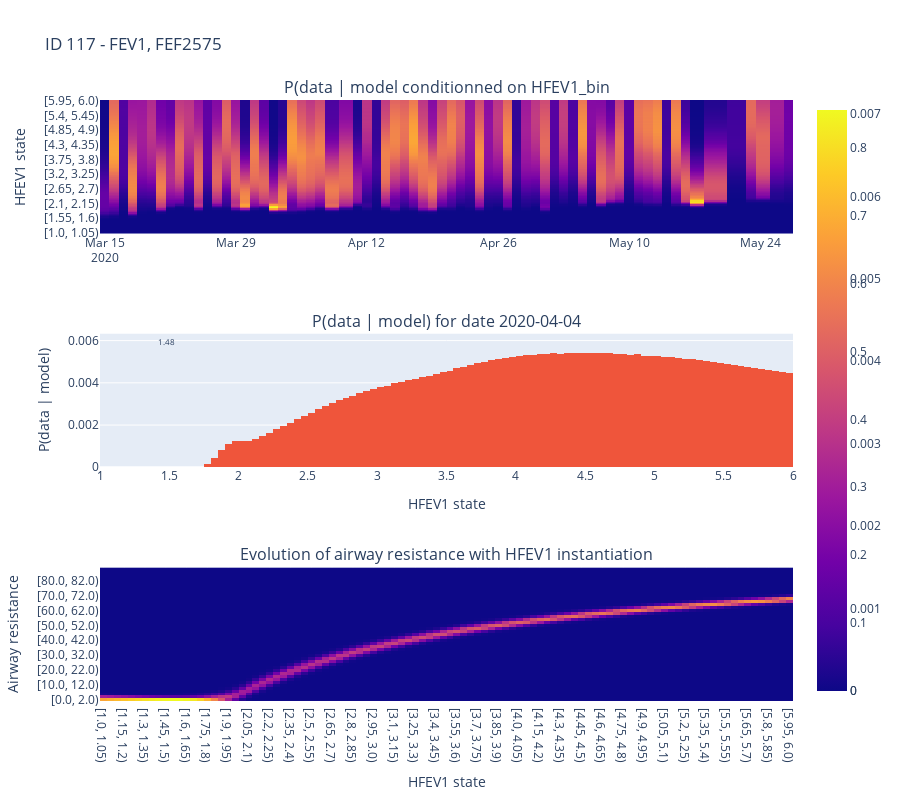

Notebook code for this chart:
### Code cell
# plot a heatmap of log_p_D_given_M, using the same colour scale as above
df1 = pd.DataFrame(
    data=np.exp(log_p_D_given_M),
    columns=HFEV1.get_bins_str(),
    index=dftmp["Date Recorded"].apply(lambda date: date.strftime("%Y-%m-%d")),
)
idx = 20
fig = make_subplots(rows=3,
                    subplot_titles=['P(data | model conditionned on HFEV1_bin',
                                f'P(data | model) for date {df1.index[idx]}',
                                'Evolution of airway resistance with HFEV1 instantiation'])
colorscale = [
    [0, "white"],
    [0.01, "red"],
    [0.05, "yellow"],
    [0.1, "cyan"],
    [0.6, "blue"],
    [1, "black"],
]

fig.add_trace(
    go.Heatmap(z=df1.T, x=df1.index, y=df1.columns, coloraxis="coloraxis1"),
    row=1,
    col=1,
)
fig.update_yaxes(title=f"HFEV1 state", row=1, col=1)

ih.plot_histogram(fig, HFEV1, np.exp(log_p_D_given_M[idx, :]), 1, 6, 2, 1, annot=True)
# x axis for row 2: HFEV1 posterior when HFEV1 instanciated to 10
fig.update_xaxes(title=f"HFEV1 state", row=2, col=1)
fig.update_yaxes(title=f"P(data | model)", row=2, col=1)

df2 = pd.DataFrame(
    data=AR_given_M_and_all_D[idx, :, :].T,
    columns=AR.get_bins_str(),
    index=HFEV1.get_bins_str(),
)
fig.add_trace(
    go.Heatmap(z=df2.T, x=df2.index, y=df2.columns, coloraxis="coloraxis2"),
    row=3,
    col=1,
)
fig.update_xaxes(title=f"HFEV1 state", row=3, col=1)
fig.update_yaxes(title=f"Airway resistance", row=3, col=1)

title = f"ID {dftmp.ID.iloc[0]} - FEV1, FEF2575"
fig.update_layout(height=800, title=title)

fig.show()

### Figure 1 — Plotly figure (JSON) as saved in the notebook; plotly's stock layout.template omitted (floating-point values rounded to 4 significant figures; data arrays with more than 128 entries replaced by an {"elided": "..."} marker saying what was removed)
{"data": [{"coloraxis": "coloraxis", "type": "heatmap", "x": ["2020-03-15", "2020-03-16", "2020-03-17", "2020-03-18", "2020-03-19", "2020-03-20", "2020-03-21", "2020-03-22", "2020-03-23", "2020-03-24", "2020-03-25", "2020-03-26", "2020-03-27", "2020-03-28", "2020-03-29", "2020-03-30", "2020-03-31", "2020-04-01", "2020-04-02", "2020-04-03", "2020-04-04", "2020-04-05", "2020-04-06", "2020-04-07", "2020-04-08", "2020-04-10", "2020-04-11", "2020-04-12", "2020-04-13", "2020-04-14", "2020-04-15", "2020-04-16", "2020-04-17", "2020-04-18", "2020-04-19", "2020-04-20", "2020-04-21", "2020-04-22", "2020-04-23", "2020-04-24", "2020-04-25", "2020-04-26", "2020-04-27", "2020-04-28", "2020-04-29", "2020-04-30", "2020-05-01", "2020-05-02", "2020-05-03", "2020-05-04", "2020-05-05", "2020-05-06", "2020-05-07", "2020-05-08", "2020-05-09", "2020-05-10", "2020-05-11", "2020-05-12", "2020-05-13", "2020-05-14", "2020-05-15", "2020-05-16", "2020-05-17", "2020-05-19", "2020-05-22", "2020-05-23", "2020-05-24", "2020-05-26", "2020-05-27"], "xaxis": "x", "y": ["[1.0, 1.05)", "[1.05, 1.1)", "[1.1, 1.15)", "[1.15, 1.2)", "[1.2, 1.25)", "[1.25, 1.3)", "[1.3, 1.35)", "[1.35, 1.4)", "[1.4, 1.45)", "[1.45, 1.5)", "[1.5, 1.55)", "[1.55, 1.6)", "[1.6, 1.65)", "[1.65, 1.7)", "[1.7, 1.75)", "[1.75, 1.8)", "[1.8, 1.85)", "[1.85, 1.9)", "[1.9, 1.95)", "[1.95, 2.0)", "[2.0, 2.05)", "[2.05, 2.1)", "[2.1, 2.15)", "[2.15, 2.2)", "[2.2, 2.25)", "[2.25, 2.3)", "[2.3, 2.35)", "[2.35, 2.4)", "[2.4, 2.45)", "[2.45, 2.5)", "[2.5, 2.55)", "[2.55, 2.6)", "[2.6, 2.65)", "[2.65, 2.7)", "[2.7, 2.75)", "[2.75, 2.8)", "[2.8, 2.85)", "[2.85, 2.9)", "[2.9, 2.95)", "[2.95, 3.0)", "[3.0, 3.05)", "[3.05, 3.1)", "[3.1, 3.15)", "[3.15, 3.2)", "[3.2, 3.25)", "[3.25, 3.3)", "[3.3, 3.35)", "[3.35, 3.4)", "[3.4, 3.45)", "[3.45, 3.5)", "[3.5, 3.55)", "[3.55, 3.6)", "[3.6, 3.65)", "[3.65, 3.7)", "[3.7, 3.75)", "[3.75, 3.8)", "[3.8, 3.85)", "[3.85, 3.9)", "[3.9, 3.95)", "[3.95, 4.0)", "[4.0, 4.05)", "[4.05, 4.1)", "[4.1, 4.15)", "[4.15, 4.2)", "[4.2, 4.25)", "[4.25, 4.3)", "[4.3, 4.35)", "[4.35, 4.4)", "[4.4, 4.45)", "[4.45, 4.5)", "[4.5, 4.55)", "[4.55, 4.6)", "[4.6, 4.65)", "[4.65, 4.7)", "[4.7, 4.75)", "[4.75, 4.8)", "[4.8, 4.85)", "[4.85, 4.9)", "[4.9, 4.95)", "[4.95, 5.0)", "[5.0, 5.05)", "[5.05, 5.1)", "[5.1, 5.15)", "[5.15, 5.2)", "[5.2, 5.25)", "[5.25, 5.3)", "[5.3, 5.35)", "[5.35, 5.4)", "[5.4, 5.45)", "[5.45, 5.5)", "[5.5, 5.55)", "[5.55, 5.6)", "[5.6, 5.65)", "[5.65, 5.7)", "[5.7, 5.75)", "[5.75, 5.8)", "[5.8, 5.85)", "[5.85, 5.9)", "[5.9, 5.95)", "[5.95, 6.0)"], "yaxis": "y", "z": {"elided": "100x69 float values"}}, {"histfunc": "sum", "type": "histogram", "x": [1, 1.05, 1.1, 1.15, 1.2, 1.25, 1.3, 1.35, 1.4, 1.45, 1.5, 1.55, 1.6, 1.65, 1.7, 1.75, 1.8, 1.85, 1.9, 1.95, 2.0, 2.05, 2.1, 2.15, 2.2, 2.25, 2.3, 2.35, 2.4, 2.45, 2.5, 2.55, 2.6, 2.65, 2.7, 2.75, 2.8, 2.85, 2.9, 2.95, 3.0, 3.05, 3.1, 3.15, 3.2, 3.25, 3.3, 3.35, 3.4, 3.45, 3.5, 3.55, 3.6, 3.65, 3.7, 3.75, 3.8, 3.85, 3.9, 3.95, 4.0, 4.05, 4.1, 4.15, 4.2, 4.25, 4.3, 4.35, 4.4, 4.45, 4.5, 4.55, 4.6, 4.65, 4.7, 4.75, 4.8, 4.85, 4.9, 4.95, 5.0, 5.05, 5.1, 5.15, 5.2, 5.25, 5.3, 5.35, 5.4, 5.45, 5.5, 5.55, 5.6, 5.65, 5.7, 5.75, 5.8, 5.85, 5.9, 5.95], "xaxis": "x2", "xbins": {"end": 6, "size": 0.05, "start": 1}, "y": [5.504e-37, 3.205e-33, 1.093e-29, 2.181e-26, 2.551e-23, 1.751e-20, 7.061e-18, 1.676e-15, 2.344e-13, 1.94e-11, 9.526e-10, 2.793e-08, 4.933e-07, 5.312e-06, 3.549e-05, 0.0001507, 0.0004202, 0.0008022, 0.001113, 0.00123, 0.00123, 0.001257, 0.001355, 0.001492, 0.001638, 0.00179, 0.001949, 0.002115, 0.002279, 0.002431, 0.002587, 0.002755, 0.002899, 0.003022, 0.003168, 0.003281, 0.003393, 0.003505, 0.003609, 0.003697, 0.003802, 0.003868, 0.003973, 0.004024, 0.004131, 0.004173, 0.004282, 0.004333, 0.004423, 0.004511, 0.004574, 0.004691, 0.004766, 0.00485, 0.004942, 0.004997, 0.005062, 0.005122, 0.005174, 0.00522, 0.005279, 0.005321, 0.005333, 0.005375, 0.005368, 0.005392, 0.005386, 0.005416, 0.005415, 0.005428, 0.005422, 0.005416, 0.005413, 0.005393, 0.005384, 0.005371, 0.005332, 0.005347, 0.005287, 0.005289, 0.005267, 0.005214, 0.005226, 0.005169, 0.005128, 0.005118, 0.005059, 0.005018, 0.004994, 0.004939, 0.004885, 0.00484, 0.004795, 0.004742, 0.004696, 0.004653, 0.004609, 0.004565, 0.004504, 0.004472], "yaxis": "y2"}, {"coloraxis": "coloraxis2", "type": "heatmap", "x": ["[1.0, 1.05)", "[1.05, 1.1)", "[1.1, 1.15)", "[1.15, 1.2)", "[1.2, 1.25)", "[1.25, 1.3)", "[1.3, 1.35)", "[1.35, 1.4)", "[1.4, 1.45)", "[1.45, 1.5)", "[1.5, 1.55)", "[1.55, 1.6)", "[1.6, 1.65)", "[1.65, 1.7)", "[1.7, 1.75)", "[1.75, 1.8)", "[1.8, 1.85)", "[1.85, 1.9)", "[1.9, 1.95)", "[1.95, 2.0)", "[2.0, 2.05)", "[2.05, 2.1)", "[2.1, 2.15)", "[2.15, 2.2)", "[2.2, 2.25)", "[2.25, 2.3)", "[2.3, 2.35)", "[2.35, 2.4)", "[2.4, 2.45)", "[2.45, 2.5)", "[2.5, 2.55)", "[2.55, 2.6)", "[2.6, 2.65)", "[2.65, 2.7)", "[2.7, 2.75)", "[2.75, 2.8)", "[2.8, 2.85)", "[2.85, 2.9)", "[2.9, 2.95)", "[2.95, 3.0)", "[3.0, 3.05)", "[3.05, 3.1)", "[3.1, 3.15)", "[3.15, 3.2)", "[3.2, 3.25)", "[3.25, 3.3)", "[3.3, 3.35)", "[3.35, 3.4)", "[3.4, 3.45)", "[3.45, 3.5)", "[3.5, 3.55)", "[3.55, 3.6)", "[3.6, 3.65)", "[3.65, 3.7)", "[3.7, 3.75)", "[3.75, 3.8)", "[3.8, 3.85)", "[3.85, 3.9)", "[3.9, 3.95)", "[3.95, 4.0)", "[4.0, 4.05)", "[4.05, 4.1)", "[4.1, 4.15)", "[4.15, 4.2)", "[4.2, 4.25)", "[4.25, 4.3)", "[4.3, 4.35)", "[4.35, 4.4)", "[4.4, 4.45)", "[4.45, 4.5)", "[4.5, 4.55)", "[4.55, 4.6)", "[4.6, 4.65)", "[4.65, 4.7)", "[4.7, 4.75)", "[4.75, 4.8)", "[4.8, 4.85)", "[4.85, 4.9)", "[4.9, 4.95)", "[4.95, 5.0)", "[5.0, 5.05)", "[5.05, 5.1)", "[5.1, 5.15)", "[5.15, 5.2)", "[5.2, 5.25)", "[5.25, 5.3)", "[5.3, 5.35)", "[5.35, 5.4)", "[5.4, 5.45)", "[5.45, 5.5)", "[5.5, 5.55)", "[5.55, 5.6)", "[5.6, 5.65)", "[5.65, 5.7)", "[5.7, 5.75)", "[5.75, 5.8)", "[5.8, 5.85)", "[5.85, 5.9)", "[5.9, 5.95)", "[5.95, 6.0)"], "xaxis": "x3", "y": ["[0.0, 2.0)", "[2.0, 4.0)", "[4.0, 6.0)", "[6.0, 8.0)", "[8.0, 10.0)", "[10.0, 12.0)", "[12.0, 14.0)", "[14.0, 16.0)", "[16.0, 18.0)", "[18.0, 20.0)", "[20.0, 22.0)", "[22.0, 24.0)", "[24.0, 26.0)", "[26.0, 28.0)", "[28.0, 30.0)", "[30.0, 32.0)", "[32.0, 34.0)", "[34.0, 36.0)", "[36.0, 38.0)", "[38.0, 40.0)", "[40.0, 42.0)", "[42.0, 44.0)", "[44.0, 46.0)", "[46.0, 48.0)", "[48.0, 50.0)", "[50.0, 52.0)", "[52.0, 54.0)", "[54.0, 56.0)", "[56.0, 58.0)", "[58.0, 60.0)", "[60.0, 62.0)", "[62.0, 64.0)", "[64.0, 66.0)", "[66.0, 68.0)", "[68.0, 70.0)", "[70.0, 72.0)", "[72.0, 74.0)", "[74.0, 76.0)", "[76.0, 78.0)", "[78.0, 80.0)", "[80.0, 82.0)", "[82.0, 84.0)", "[84.0, 86.0)", "[86.0, 88.0)", "[88.0, 90.0)"], "yaxis": "y3", "z": {"elided": "45x100 float values"}}], "layout": {"annotations": [{"font": {"size": 16}, "showarrow": false, "text": "P(data | model conditionned on HFEV1_bin", "x": 0.5, "xanchor": "center", "xref": "paper", "y": 1, "yanchor": "bottom", "yref": "paper"}, {"font": {"size": 16}, "showarrow": false, "text": "P(data | model) for date 2020-04-04", "x": 0.5, "xanchor": "center", "xref": "paper", "y": 0.6111, "yanchor": "bottom", "yref": "paper"}, {"font": {"size": 16}, "showarrow": false, "text": "Evolution of airway resistance with HFEV1 instantiation", "x": 0.5, "xanchor": "center", "xref": "paper", "y": 0.2222, "yanchor": "bottom", "yref": "paper"}, {"font": {"size": 8}, "showarrow": false, "text": "1.48", "x": 1.476, "xref": "x2", "y": 0.005971, "yref": "y2"}], "height": 800, "title": {"text": "ID 117 - FEV1, FEF2575"}, "xaxis": {"anchor": "y", "domain": [0, 1]}, "xaxis2": {"anchor": "y2", "domain": [0, 1], "nticks": 20, "range": [1, 6], "title": {"text": "HFEV1 state"}}, "xaxis3": {"anchor": "y3", "domain": [0, 1], "title": {"text": "HFEV1 state"}}, "yaxis": {"anchor": "x", "domain": [0.7778, 1], "title": {"text": "HFEV1 state"}}, "yaxis2": {"anchor": "x2", "domain": [0.3889, 0.6111], "title": {"text": "P(data | model)"}}, "yaxis3": {"anchor": "x3", "domain": [0, 0.2222], "title": {"text": "Airway resistance"}}}}
